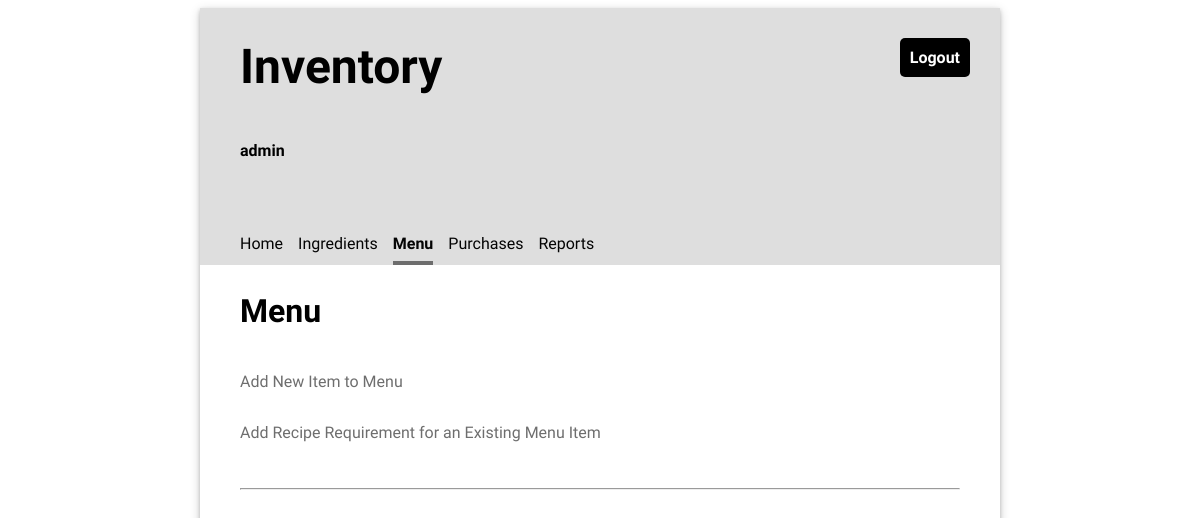
The app's page /menu/ (signed in), older data.
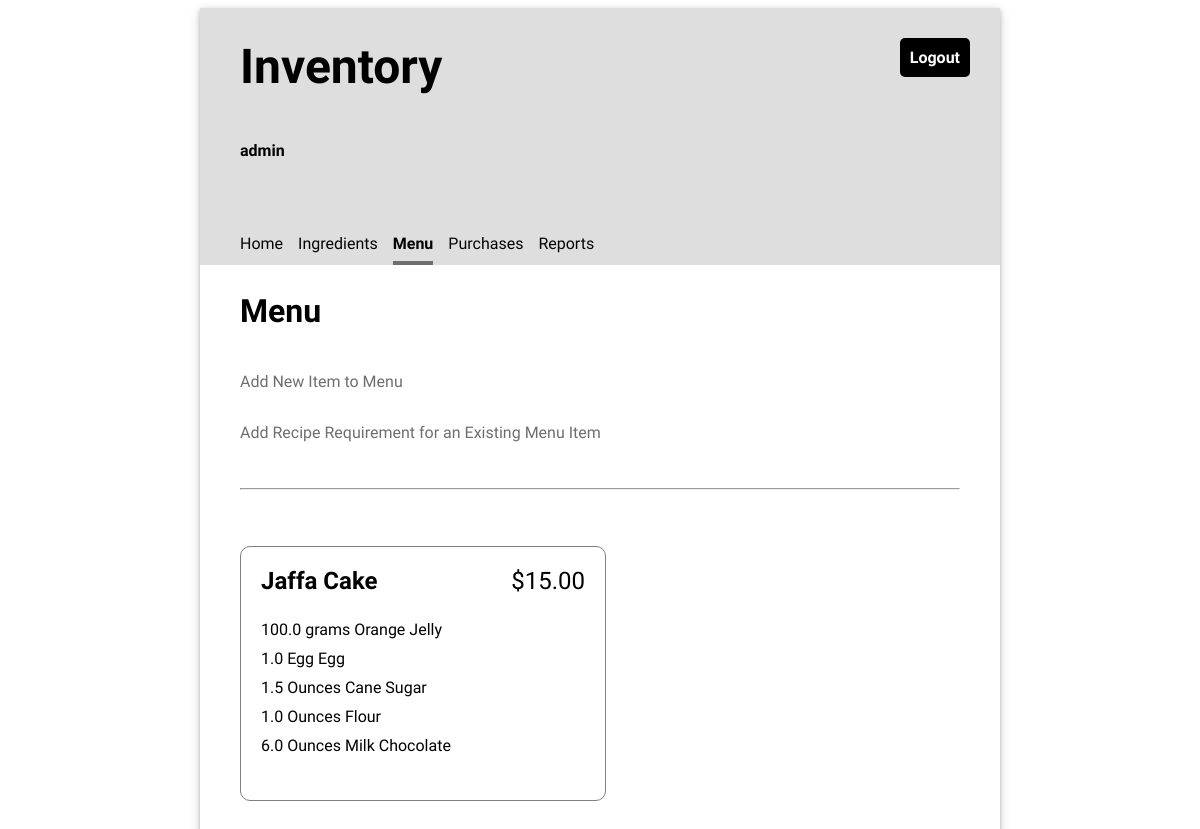
The same page, newer data.
### inventory/models.py (models this page shows, shortened)
class MenuItem(models.Model):
    title= models.CharField(max_length=100, unique=True)
    price= models.FloatField(default=0)

class RecipeRequirement(models.Model):
    menu_item = models.ForeignKey(MenuItem, on_delete= models.CASCADE)
    ingredient = models.ForeignKey(Ingredient, on_delete= models.CASCADE)
    quantity = models.FloatField(default=0)

class Ingredient(models.Model):
    name = models.CharField(max_length=100, unique=True)
    quantity= models.FloatField(default=0)
    unit= models.CharField(max_length=100)
    price_per_unit= models.FloatField(default=0)

### inventory/views.py (the view)
# urls.py: path('menu/', views.MenuView.as_view(), name="menu"),
class MenuView(LoginRequiredMixin, ListView):
    template_name = "inventory/menu_list.html"
    model = MenuItem

### inventory/templates/inventory/menu_list.html (shortened to what this page needs)
{% extends 'base.html' %}
{% load static %}
{% block content %}
    <h2>Menu</h2>
    <p><a href="{% url 'add_menu_item' %}">Add New Item to Menu</a></p>
    <p><a href="{% url 'add_recipe_requirement' %}">Add Recipe Requirement for an Existing Menu Item</a></p>
    <hr/>
    <ul class="menu-items">
    {% for menu_item in object_list %}
        <li>
            <div class="menu-item-header">
                <div class="menu-item-title">{{ menu_item.title }}</div>
                <div class="menu-item-price">${{ menu_item.price|stringformat:".2f" }}</div>
            </div>
            <ul class="menu-item-ingredients">
                {% for recipe_requirement in menu_item.reciperequirement_set.all %}
                <li>{{ recipe_requirement.quantity }} {{recipe_requirement.ingredient.unit }} {{ recipe_requirement.ingredient.name }}</li>
                {% endfor %}
            </ul>
        </li>
    {% endfor %}
    </ul>
{% endblock %}

Row changes from the older to the newer data that the page shows:
added MenuItem: title "Jaffa Cake", price "15.00"
added RecipeRequirement: quantity "100.0", ingredient.unit "grams", ingredient.name "Orange Jelly"
added RecipeRequirement: quantity "1.0", ingredient.unit "Egg", ingredient.name "Egg"
added RecipeRequirement: quantity "1.5", ingredient.unit "Ounces", ingredient.name "Cane Sugar"
added RecipeRequirement: quantity "1.0", ingredient.unit "Ounces", ingredient.name "Flour"
added RecipeRequirement: quantity "6.0", ingredient.unit "Ounces", ingredient.name "Milk Chocolate"
